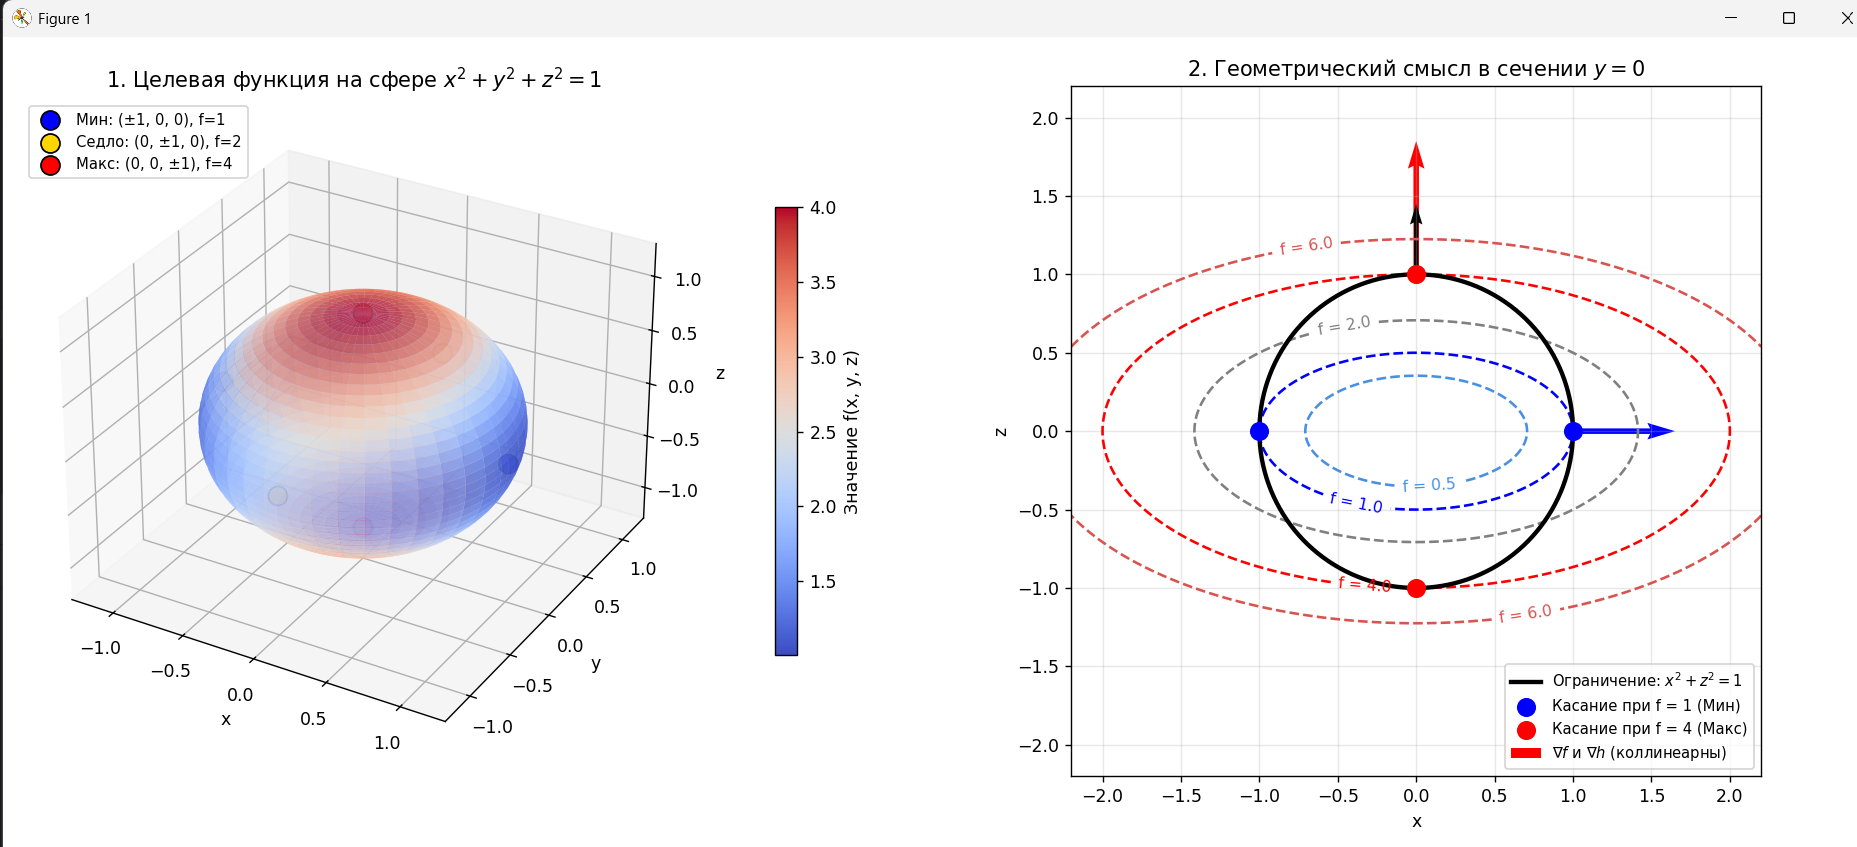

The Python source for this figure:
import numpy as np
import matplotlib.pyplot as plt

fig = plt.figure(figsize=(15, 6.5))

# --- График 1: 3D-визуализация сферы и значений целевой функции ---
ax1 = fig.add_subplot(121, projection='3d')

u = np.linspace(0, 2 * np.pi, 80)
v = np.linspace(0, np.pi, 40)
X = np.outer(np.cos(u), np.sin(v))
Y = np.outer(np.sin(u), np.sin(v))
Z = np.outer(np.ones_like(u), np.cos(v))

# Значения целевой функции f(x, y, z) = x^2 + 2y^2 + 4z^2 на сфере
F_val = X**2 + 2 * Y**2 + 4 * Z**2

norm = plt.Normalize(F_val.min(), F_val.max())
colors = plt.cm.coolwarm(norm(F_val))

surf = ax1.plot_surface(
    X, Y, Z, facecolors=colors, alpha=0.75,
    linewidth=0, antialiased=True, shade=False
)

# Цветовая шкала
mappable = plt.cm.ScalarMappable(cmap=plt.cm.coolwarm, norm=norm)
mappable.set_array(F_val)
fig.colorbar(mappable, ax=ax1, shrink=0.65, pad=0.1, label='Значение f(x, y, z)')

# Отмечаем 6 точек-кандидатов
ax1.scatter([1, -1], [0, 0], [0, 0], color='blue', s=120, edgecolors='black', zorder=10, label='Мин: (±1, 0, 0), f=1')
ax1.scatter([0, 0], [1, -1], [0, 0], color='gold', s=120, edgecolors='black', zorder=10, label='Седло: (0, ±1, 0), f=2')
ax1.scatter([0, 0], [0, 0], [1, -1], color='red', s=120, edgecolors='black', zorder=10, label='Макс: (0, 0, ±1), f=4')

ax1.set_title('1. Целевая функция на сфере $x^2 + y^2 + z^2 = 1$')
ax1.set_xlabel('x')
ax1.set_ylabel('y')
ax1.set_zlabel('z')
ax1.set_xlim([-1.3, 1.3])
ax1.set_ylim([-1.3, 1.3])
ax1.set_zlim([-1.3, 1.3])
ax1.legend(loc='upper left', fontsize=8.5)

# --- График 2: 2D-сечение (y = 0) — касание линий уровня и коллинеарность градиентов ---
ax2 = fig.add_subplot(122)

grid = np.linspace(-2.2, 2.2, 400)
Xg, Zg = np.meshgrid(grid, grid)
Fg = Xg**2 + 4 * Zg**2

# Линии уровня f(x, 0, z) = c
levels = [0.5, 1.0, 2.0, 4.0, 6.0]
cs = ax2.contour(Xg, Zg, Fg, levels=levels, colors=['#4a90e2', 'blue', 'gray', 'red', '#d9534f'], linestyles='--')
ax2.clabel(cs, inline=True, fontsize=9, fmt='f = %.1f')

# Ограничение: сечение сферы x^2 + z^2 = 1
theta = np.linspace(0, 2 * np.pi, 300)
ax2.plot(np.cos(theta), np.sin(theta), 'k-', lw=2.5, label='Ограничение: $x^2 + z^2 = 1$')

# Точки касания (минимумы и максимумы)
ax2.scatter([1, -1], [0, 0], color='blue', s=100, zorder=5, label='Касание при f = 1 (Мин)')
ax2.scatter([0, 0], [1, -1], color='red', s=100, zorder=5, label='Касание при f = 4 (Макс)')

# Векторы градиентов в точке максимума (0, 1): grad(f) = (0, 8), grad(h) = (0, 2)
ax2.quiver(0, 1, 0, 0.85, angles='xy', scale_units='xy', scale=1, color='red', width=0.008, label=r'$\nabla f$ и $\nabla h$ (коллинеарны)')
ax2.quiver(0, 1, 0, 0.45, angles='xy', scale_units='xy', scale=1, color='black', width=0.006)

# Векторы градиентов в точке минимума (1, 0): grad(f) = (2, 0), grad(h) = (2, 0)
ax2.quiver(1, 0, 0.65, 0, angles='xy', scale_units='xy', scale=1, color='blue', width=0.008)

ax2.set_title('2. Геометрический смысл в сечении $y = 0$')
ax2.set_xlabel('x')
ax2.set_ylabel('z')
ax2.set_aspect('equal')
ax2.grid(True, alpha=0.3)
ax2.set_xlim([-2.2, 2.2])
ax2.set_ylim([-2.2, 2.2])
ax2.legend(loc='lower right', fontsize=8.5)

plt.tight_layout()
plt.show()
